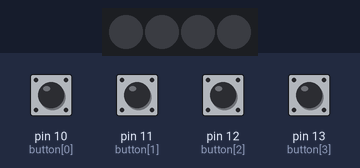
A sketch run on a simulated Arduino Uno, built with avr-gcc and run on an emulated ATmega328P. Shown: 4 RGB LEDs in strip order, left to right. The inputs (shaded band) are chosen by the test bench; at power-on: pin 10 (button[0]), pin 11 (button[1]), pin 12 (button[2]), pin 13 (button[3]) LOW. Dim RGB values are drawn brighter than linear.

Above: at 1.2 s.
1.3 s: pin 10 (button[0]) pulled HIGH for 0.15 s
At 1.37 s:
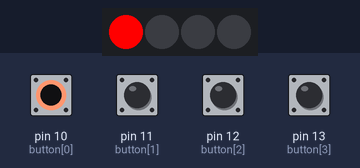
2.9 s: pin 11 (button[1]) pulled HIGH for 0.15 s
At 2.98 s:
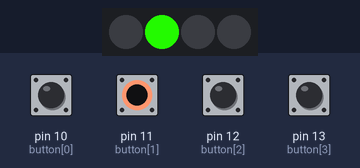
4.5 s: pin 12 (button[2]) pulled HIGH for 0.15 s
At 4.58 s:
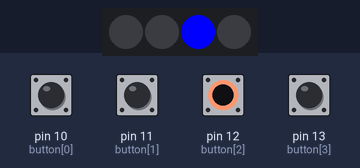
6.1 s: pin 13 (button[3]) pulled HIGH for 0.15 s
At 6.18 s:
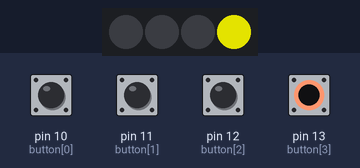
7.7 s: pin 10 (button[0]) driven HIGH and pin 11 (button[1]) driven HIGH and pin 12 (button[2]) driven HIGH and pin 13 (button[3]) driven HIGH
At 8.1 s:
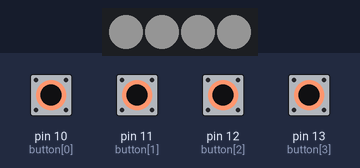
10.7 s: pin 12 (button[2]) driven LOW
At 11.07 s:
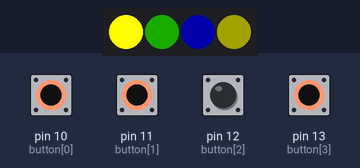
Timing chart, 0 to 14.7 s (numbered marks = the images above; inputs shaded):
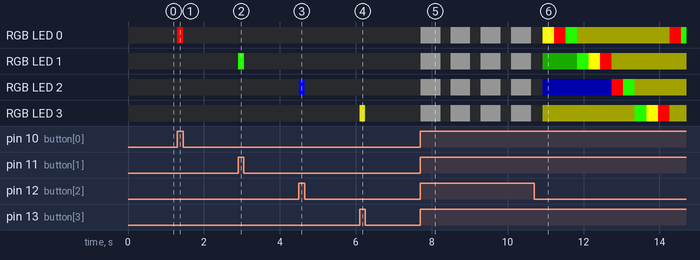

The sketch:

HighChairBlinky.ino
```cpp
/********************************************
High chair blinky
by Tim Bartlett
Uses FastLED library and NeoPixels

pin 9 = NeoPixel data (single pixel)
pin 10 = button, red
pin 11 = button, green
pin 12 = button, blue
pin 13 = button, yellow

modes:
1) 1 button = 1 light momentary
2) 1 button = 1 light on until next light
3) typewriter
4) sequencer
********************************************/

#include <FastLED.h>
#define NUM_LEDS 4
#define DATA_PIN 9

CRGB leds[NUM_LEDS];
uint8_t button[] = {10, 11, 12, 13};
uint8_t bHue[] = {0, 90, 160, 64};
CRGB altLeds[NUM_LEDS];

bool lastButton[] = {LOW, LOW, LOW, LOW};
bool currentButton[] = {LOW, LOW, LOW, LOW};
uint32_t currentMillis = 0;
uint32_t prevMillis = 0;
uint32_t ledOn = 10000; // time that local led stays on after last activity
uint8_t mode = 1;
uint8_t typ = 0;
uint8_t counter = 0;
uint16_t stepSpeed = 800; // speed for sequencer mode 4
bool pause = false;

void setup() {
  for (int p=0; p<4; p++){
    pinMode(button[p], INPUT);
  }
  currentMillis = millis();
  prevMillis = currentMillis;
  FastLED.addLeds<NEOPIXEL, DATA_PIN>(leds, NUM_LEDS);
  // limit my draw to 130mA at 5v of power draw
  FastLED.setMaxPowerInVoltsAndMilliamps(5,130);
}

void loop() {
  while (mode == 1){
    modeOne();
    switchMode();
  }
  while (mode == 2){
    modeTwo();
    switchMode();
  }
  while (mode == 3){
    modeThree();
    switchMode();
  }
  while (mode == 4){
    modeFour();
//    switchMode();
  }
}

void modeOne(){ //one button = one light
  for (int b = 0; b < 4; b++){
    if (digitalRead(button[b]) == HIGH){
      leds[b].setHue(bHue[b]);
    }
    else if (digitalRead(button[b]) == LOW){
      leds[b] = CRGB::Black;
    }
    FastLED.show();
  }
}

void modeTwo(){ //one on until next on
  currentMillis = millis();
  for (int b = 0; b < 4; b++){
    currentButton[b] = debounce(lastButton[b], button[b]);
    if (lastButton[b] == LOW && currentButton[b] == HIGH) {
      leds[b].setHue(bHue[b]);
      FastLED.show();
      leds[b] = CRGB::Black;
      prevMillis = currentMillis;
    }
    lastButton[b] = currentButton[b];
  }
  if (currentMillis - prevMillis == ledOn) {
    for (int c = 0; c < 4; c++){
      leds[c] = CRGB::Black;
    }
  FastLED.show();
  }
}

void modeThree(){ //typewriter mode
  currentMillis = millis();
  for (int b = 0; b < 4; b++){
    currentButton[b] = debounce(lastButton[b], button[b]);
    if (lastButton[b] == LOW && currentButton[b] == HIGH) {
      prevMillis = currentMillis;
      leds[typ].setHue(bHue[b]);
      FastLED.show();
      typ++;
      if (typ == 4){
        for (int a = 0; a < 4; a++){
          leds[a] = CRGB::Black;
        }
        typ = 0;
      }
    }
    lastButton[b] = currentButton[b];
  }
  if (currentMillis - prevMillis == ledOn) {
    wipeClear();
  }
}

void modeFourSetup() {
  pause = false;
  for (int b = 0; b < 4; b++){
    leds[b].setHue(bHue[b]);
    leds[b] %= 50;
  }
  delay(250);
  currentMillis = millis();
  prevMillis = currentMillis;
  typ = 0;
  counter = 0;
}

void modeFour(){ //sequencer
  if (typ == 4){
    typ = 0;
  }
  currentMillis = millis();
  leds[typ].maximizeBrightness();
  FastLED.show();
  switchMode();
  for (int b = 0; b < 4; b++){
    currentButton[b] = debounce(lastButton[b], button[b]);
    if (lastButton[b] == LOW && currentButton[b] == HIGH) {
      leds[typ].setHue(bHue[b]);
      FastLED.show();
      counter = 0;
    }
  }
  if (currentMillis - prevMillis >= stepSpeed){
    prevMillis = currentMillis;
    leds[typ] %= 50;
    FastLED.show();
    typ++;
    counter++;
  }

  if (counter >= 61) {
    pause = true;
    for (int p = 0; p < 4; p++){
      altLeds[p] = leds[p];
    }
    clearAll();
  }
  while (pause == true){
    for (int b = 0; b < 4; b++){
      currentButton[b] = debounce(lastButton[b], button[b]);
      if (lastButton[b] == LOW && currentButton[b] == HIGH) {
        pause = false;
        counter = 0;
        for (int p = 0; p < 4; p++){
          leds[p] = altLeds[p];
        }
        FastLED.show();
        delay(150);
      }
    }
  }
}

void switchMode(){
  if (digitalRead(button[0]) == HIGH && digitalRead(button[1]) == HIGH && digitalRead(button[2]) == HIGH && digitalRead(button[3]) == HIGH){
    bool modeWait = true;
    for (int all=0; all<4; all++){
      leds[all].setRGB(20, 20, 20);
      FastLED.show();
    }
    delay(500);
    while (modeWait == true){
      for (int b = 0; b < 4; b++){
        if (digitalRead(button[b]) == HIGH){
          leds[b].setRGB(255,255,255);
          FastLED.show();
          mode = (b+1);
          modeWait = false;
        }
      }
    }
    clearAll();
    if (mode == 4){
      modeFourSetup();
    }
    typ = 0;
    currentMillis = millis();
    prevMillis = currentMillis;
  }
}

boolean debounce(boolean last, byte btn){
  boolean current = digitalRead(btn);
  if (last != current) {
    delay(5);
    current = digitalRead(btn);
  }
  return current;
}

void shiftLeft(int pHue){
  leds[0] = leds[1];
  leds[1] = leds[2];
  leds[2] = leds[3];
  leds[3].setHue(pHue);
  FastLED.show();
  for (int sl = 0; sl < 3; sl++){
    delay(120);
    leds[0] = leds[1];
    leds[1] = leds[2];
    leds[2] = leds[3];
    leds[3] = CRGB::Black;
    FastLED.show();
  }
}

void shiftClear(){
  for (int sl = 0; sl < 4; sl++){
    delay(120);
    leds[0] = leds[1];
    leds[1] = leds[2];
    leds[2] = leds[3];
    leds[3] = CRGB::Black;
    FastLED.show();
  }
}

void wipeClear(){
  for (int a = 0; a < 4; a++){
    leds[a] = CRGB::Black;
    FastLED.show();
    delay(200);
  }
}

void clearAll(){
  for (int a = 0; a < 4; a++){
    leds[a] = CRGB::Black;
    FastLED.show();
  }
}
```

Measured:
- after the input at 1.3 s, RGB LED 0: off → RGB(255, 0, 0) at once, → off 0.15 s later
- after the input at 2.9 s, RGB LED 1: off → RGB(33, 239, 0) at once, → off 0.15 s later
- after the input at 4.5 s, RGB LED 2: off → RGB(0, 0, 255) at once, → off 0.15 s later
- after the input at 6.1 s, RGB LED 3: off → RGB(171, 170, 0) at once, → off 0.15 s later
- after the input at 7.7 s, RGB LED 0–3: alternates RGB(20, 20, 20) for 0.52 s and off for 0.28 s, starting at once
